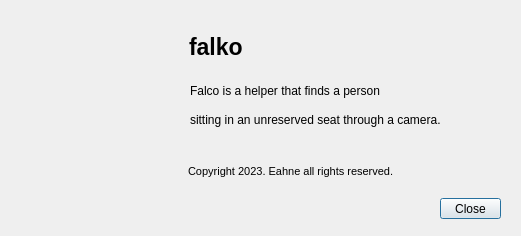
<?xml version="1.0" encoding="UTF-8"?>
<ui version="4.0">
 <class>Dialog</class>
 <widget class="QDialog" name="Dialog">
  <property name="geometry">
   <rect>
    <x>0</x>
    <y>0</y>
    <width>521</width>
    <height>236</height>
   </rect>
  </property>
  <property name="windowTitle">
   <string>Dialog</string>
  </property>
  <widget class="QLabel" name="label">
   <property name="geometry">
    <rect>
     <x>39</x>
     <y>71</y>
     <width>131</width>
     <height>101</height>
    </rect>
   </property>
   <property name="styleSheet">
    <string notr="true"/>
   </property>
   <property name="text">
    <string/>
   </property>
  </widget>
  <widget class="QLabel" name="label_2">
   <property name="geometry">
    <rect>
     <x>189</x>
     <y>31</y>
     <width>81</width>
     <height>31</height>
    </rect>
   </property>
   <property name="font">
    <font>
     <pointsize>17</pointsize>
     <weight>75</weight>
     <italic>false</italic>
     <bold>true</bold>
    </font>
   </property>
   <property name="text">
    <string>falko</string>
   </property>
  </widget>
  <widget class="QPushButton" name="stop">
   <property name="geometry">
    <rect>
     <x>440</x>
     <y>198</y>
     <width>61</width>
     <height>21</height>
    </rect>
   </property>
   <property name="text">
    <string>Close</string>
   </property>
  </widget>
  <widget class="QLabel" name="label_3">
   <property name="geometry">
    <rect>
     <x>190</x>
     <y>80</y>
     <width>241</width>
     <height>21</height>
    </rect>
   </property>
   <property name="font">
    <font>
     <family>Arial</family>
     <pointsize>9</pointsize>
    </font>
   </property>
   <property name="text">
    <string>Falco is a helper that finds a person</string>
   </property>
  </widget>
  <widget class="QLabel" name="label_4">
   <property name="geometry">
    <rect>
     <x>188</x>
     <y>161</y>
     <width>271</width>
     <height>21</height>
    </rect>
   </property>
   <property name="font">
    <font>
     <pointsize>8</pointsize>
    </font>
   </property>
   <property name="text">
    <string>Copyright 2023. Eahne all rights reserved.</string>
   </property>
  </widget>
  <widget class="QLabel" name="label_5">
   <property name="geometry">
    <rect>
     <x>190</x>
     <y>110</y>
     <width>301</width>
     <height>20</height>
    </rect>
   </property>
   <property name="font">
    <font>
     <family>Arial</family>
     <pointsize>9</pointsize>
    </font>
   </property>
   <property name="text">
    <string>sitting in an unreserved seat through a camera.</string>
   </property>
  </widget>
  <widget class="QLabel" name="label_6">
   <property name="geometry">
    <rect>
     <x>189</x>
     <y>113</y>
     <width>131</width>
     <height>20</height>
    </rect>
   </property>
   <property name="font">
    <font>
     <pointsize>8</pointsize>
    </font>
   </property>
   <property name="text">
    <string/>
   </property>
  </widget>
 </widget>
 <resources/>
 <connections/>
</ui>
